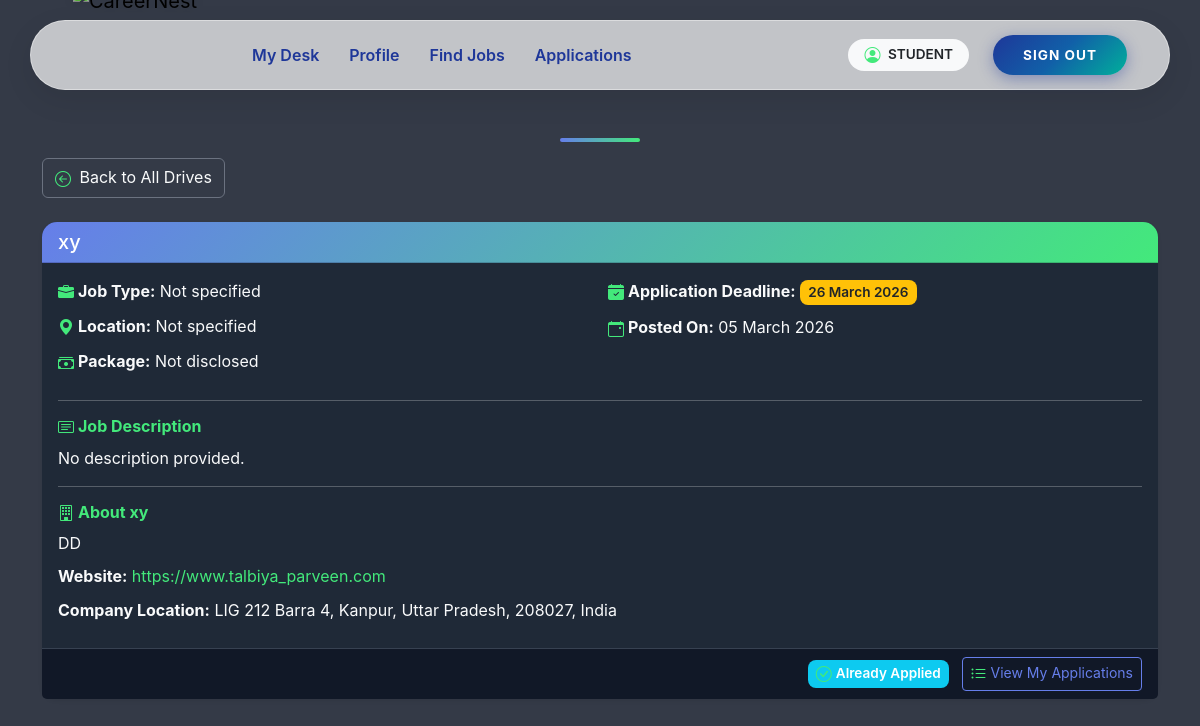
The page /student/drives/1 (signed in) on the database its author committed.
### app/models.py (models this page shows, shortened)
class User(UserMixin, db.Model):
    __tablename__ = "users"
    user_id = db.Column(db.Integer, primary_key=True)
    email = db.Column(db.String(120), unique=True, nullable=False)
    password_hash = db.Column(db.String(255), nullable=False)
    role = db.Column(db.String(20), nullable=False)
    is_active = db.Column(db.Boolean, default=True)
    is_approved = db.Column(db.Boolean, default=False)
    is_blacklisted = db.Column(db.Boolean, default=False)
    created_at = db.Column(db.DateTime, default=datetime.utcnow)
    student = db.relationship(
        "Student",
        back_populates="user",
        uselist=False,
        cascade="all, delete-orphan"
    )
    company = db.relationship(
        "Company",
        back_populates="user",
        uselist=False,
        cascade="all, delete-orphan"
    )
    admin = db.relationship(
        "Admin",
        back_populates="user",
        uselist=False,
        cascade="all, delete-orphan"
    )

class Company(db.Model):
    __tablename__ = "companies"
    user_id = db.Column(
        db.Integer,
        db.ForeignKey("users.user_id", ondelete="CASCADE"),
        primary_key=True
    )
    company_name = db.Column(db.String(150), nullable=False)
    industry = db.Column(db.String(100))
    location = db.Column(db.String(200))
    website = db.Column(db.String(200))
    contact_person = db.Column(db.String(100))
    contact_phone = db.Column(db.String(20))
    description = db.Column(db.Text)
    user = db.relationship("User", back_populates="company")
    drives = db.relationship(
        "PlacementDrive",
        back_populates="company",
        cascade="all, delete-orphan"
    )

class PlacementDrive(db.Model):
    __tablename__ = "placement_drives"
    drive_id = db.Column(db.Integer, primary_key=True)
    company_id = db.Column(
        db.Integer,
        db.ForeignKey("companies.user_id", ondelete="CASCADE"),
        nullable=False
    )
    job_title = db.Column(db.String(150), nullable=False)
    job_description = db.Column(db.Text, nullable=False)
    eligibility = db.Column(db.String(200))
    application_deadline = db.Column(db.Date)
    status = db.Column(db.String(20), default="Pending")
    created_at = db.Column(db.DateTime, default=datetime.utcnow)
    company = db.relationship("Company", back_populates="drives")
    applications = db.relationship(
        "Application",
        back_populates="drive",
        cascade="all, delete-orphan"
    )

### app/student/routes.py (the view)
@student_bp.route('/drives/<int:drive_id>')
@login_required
@role_required('student')
def drive_detail(drive_id):
    drive = PlacementDrive.query.get_or_404(drive_id)
    profile = get_student_profile()
    already_applied = Application.query.filter_by(
        student_id=profile.user_id,
        drive_id=drive_id
    ).first() is not None
    if drive.status != 'Approved':
        flash('This drive is not available.', 'warning')
        return redirect(url_for('student.drives'))
    return render_template(
        'student/drive_detail.html',
        drive=drive,
        already_applied=already_applied
    )

### app/student/routes.py (called while the page is built)
def get_student_profile():
    return Student.query.filter_by(user_id=current_user.user_id).first()

### app/utils.py (called while the page is built)
def role_required(required_role):
    def decorator(f):
        @wraps(f)
        def decorated_function(*args, **kwargs):
            if not current_user.is_authenticated:
                abort(401)
            if current_user.role != required_role:
                abort(403)
            if required_role in ["student", "company"] and not current_user.is_approved:
                abort(403)
            if current_user.is_blacklisted:
                abort(403)
            return f(*args, **kwargs)
        return decorated_function
    return decorator

### app/templates/student/drive_detail.html (shortened to what this page needs)
{% extends 'base.html' %}
{% block content %}
<h2 class="mb-3">{{ drive.title }}</h2>
<a href="{{ url_for('student.drives') }}" class="btn btn-outline-secondary mb-4">
  <i class="bi bi-arrow-left-circle me-1"></i> Back to All Drives
</a>
<div class="card shadow-sm mb-4">
  <div class="card-header bg-primary text-white">
    <h5 class="mb-0">{{ drive.company.company_name }}</h5>
  </div>
  <div class="card-body">
    <div class="row g-3">
      <div class="col-md-6">
        <p><i class="bi bi-briefcase-fill me-1"></i><strong>Job Type:</strong> {{ drive.job_type or 'Not specified' }}</p>
        <p><i class="bi bi-geo-alt-fill me-1"></i><strong>Location:</strong> {{ drive.location or 'Not specified' }}</p>
        <p><i class="bi bi-cash-stack me-1"></i><strong>Package:</strong> {{ drive.package or 'Not disclosed' }}</p>
      </div>
      <div class="col-md-6">
        <p>
          <i class="bi bi-calendar-check-fill me-1"></i><strong>Application Deadline:</strong>
          {% if drive.application_deadline %}
            <span class="badge bg-warning text-dark">{{ drive.application_deadline.strftime('%d %B %Y') }}</span>
          {% else %}
            N/A
          {% endif %}
        </p>
        <p>
          <i class="bi bi-calendar-event me-1"></i><strong>Posted On:</strong>
          {{ drive.created_at.strftime('%d %B %Y') if drive.created_at else 'N/A' }}
        </p>
      </div>
    </div>
    <hr>
    <h6 class="fw-bold"><i class="bi bi-card-text me-1"></i>Job Description</h6>
    <p>{{ drive.description or 'No description provided.' }}</p>
    <hr>
    <h6 class="fw-bold"><i class="bi bi-building me-1"></i>About {{ drive.company.company_name }}</h6>
    <p>{{ drive.company.description or 'No company description available.' }}</p>
    {% if drive.company.website %}
      <p><strong>Website:</strong> <a href="{{ drive.company.website }}" target="_blank">{{ drive.company.website }}</a></p>
    {% endif %}
    {% if drive.company.location %}
      <p><strong>Company Location:</strong> {{ drive.company.location }}</p>
    {% endif %}
  </div>
  <div class="card-footer text-end">
    {% if already_applied %}
      <span class="badge bg-info me-2">
        <i class="bi bi-check-circle me-1"></i>Already Applied
      </span>
      <a href="{{ url_for('student.applications') }}" class="btn btn-outline-primary btn-sm">
        <i class="bi bi-list-ul me-1"></i>View My Applications
      </a>
    {% else %}
      <form method="POST" action="{{ url_for('student.apply_drive', drive_id=drive.drive_id) }}" style="display:inline;">
        <button type="submit" class="btn btn-success">
          <i class="bi bi-send-fill me-1"></i> Apply Now
        </button>
      </form>
    {% endif %}
  </div>
</div>
{% endblock %}

### app/templates/base.html (shortened to what this page needs)
<!DOCTYPE html>
<html lang="en">
<head>
    <link href="https://cdn.jsdelivr.net/npm/bootstrap@5.3.2/dist/css/bootstrap.min.css" rel="stylesheet">
    <link rel="stylesheet" href="https://cdn.jsdelivr.net/npm/bootstrap-icons@1.10.5/font/bootstrap-icons.css">
</head>
<body>
    <div class="toast-container position-fixed top-0 end-0 p-3">
    </div>
    <header class="navbar-container">
        <nav class="navbar navbar-expand-lg navbar-island">
            <div class="container-fluid">
                <a class="navbar-brand " href="/">
                    <img src="{{ url_for('static', filename='img/CareerLogo.png') }}" alt="CareerNest">
                </a>
                <div class="collapse navbar-collapse" id="navMain">
                    <ul class="navbar-nav me-auto mb-2 mb-lg-0 ms-lg-4">
                        {% if current_user.is_authenticated %}
                        {% if current_user.role == 'admin' %}
                        <li class="nav-item"><a class="nav-link" href="{{ url_for('admin.dashboard') }}">Dashboard
                                Center</a></li>
                        <li class="nav-item"><a class="nav-link" href="{{ url_for('admin.students') }}">Students</a>
                        </li>
                        <li class="nav-item"><a class="nav-link" href="{{ url_for('admin.companies') }}">Companies</a>
                        </li>
                        <li class="nav-item"><a class="nav-link" href="{{ url_for('admin.drives') }}">Drives</a>
                        </li>
                        <li class="nav-item"><a class="nav-link"
                                href="{{ url_for('admin.applications') }}">Applications</a>
                        </li>
                        {% elif current_user.role == 'student' %}
                        <li class="nav-item"><a class="nav-link" href="{{ url_for('student.dashboard') }}">My Desk</a>
                        </li>
                        <li class="nav-item"><a class="nav-link" href="{{ url_for('student.profile') }}">Profile</a>
                        </li>
                        <li class="nav-item"><a class="nav-link" href="{{ url_for('student.drives') }}">Find Jobs</a>
                        </li>
                        <li class="nav-item"><a class="nav-link"
                                href="{{ url_for('student.applications') }}">Applications</a>
                        </li>
                        {% endif %}
                        {% else %}
                        <li class="nav-item"><a class="nav-link" href="/">Home</a></li>
                        {% endif %}
                    </ul>
                    <div class="d-flex flex-column flex-lg-row align-items-center">
                        {% if not current_user.is_authenticated %}
                        <a href="{{ url_for('auth.student_register') }}" class="btn btn-creative btn-student">Student
                            Join</a>
                        <a href="{{ url_for('auth.company_register') }}" class="btn btn-creative btn-student">Company
                            Join</a>
                        <a href="{{ url_for('auth.login') }}" class="btn btn-creative btn-login">Login</a>
                        {% else %}
                        <span class="badge rounded-pill bg-light text-dark px-3 py-2 me-3 d-none d-lg-block">
                            <i class="bi bi-person-circle me-1"></i> {{ current_user.role|upper }}
                        </span>
                        <a href="{{ url_for('auth.logout') }}" class="btn btn-creative btn-login">Sign Out</a>
                        {% endif %}
                    </div>
                </div>
            </div>
        </nav>
    </header>
    <main class="container page-content">
        {% block content %}{% endblock %}
    </main>
</body>
</html>

### app/templates/student/drive_detail.html (style rules this page uses)
body { background: #111827; color: #f9fafb; font-family: 'Inter', sans-serif; min-height: 100vh; }
h2.mb-3 { font-size: 2rem; font-weight: 700; margin-bottom: 1.5rem; color: #fff; text-align: center; }
h2.mb-3::after { content: ''; display: block; width: 80px; height: 4px; margin: 0.5rem auto 0 auto; border-radius: 2px; background: linear-gradient(90deg, #667eea, #43e97b); }
.btn-outline-secondary { color: #f9fafb; border-color: #6b7280; }
.card { background: #1f2937; color: #f9fafb; border-radius: 15px; border: none; box-shadow: 0 8px 20px rgba(0,0,0,0.3); }
.card-header.bg-primary { background: linear-gradient(135deg, #667eea, #43e97b); color: #fff; font-weight: 600; border-top-left-radius: 15px; border-top-right-radius: 15px; }
.card-footer { background: #111827; border-top: 1px solid #374151; }
.badge { font-weight: 600; font-size: 0.85rem; padding: 0.45em 0.6em; border-radius: 0.5rem; }
a { color: #43e97b; text-decoration: none; }
.btn-outline-primary { border-color: #667eea; color: #667eea; }
.card-body h6.fw-bold { color: #43e97b; margin-top: 1rem; }
.card-body p { margin-bottom: 0.6rem; }
.bi { font-size: 1rem; color: #43e97b; vertical-align: middle; margin-right: 0.3rem; }

### rows shown on the page
User: role "STUDENT"
Company: company.company_name "xy", company "DD", company.website "https://www.talbiya_parveen.com", company.location "LIG 212 Barra 4, Kanpur, Uttar Pradesh, 208027, India"
PlacementDrive: application_deadline "26 March 2026", created_at "05 March 2026"

### other values the page prints
{{ drive.job_type or 'Not specified' }} "Not specified"
{{ drive.location or 'Not specified' }} "Not specified"
{{ drive.package or 'Not disclosed' }} "Not disclosed"
{{ drive.description or 'No description provided.' }} "No description provided."
